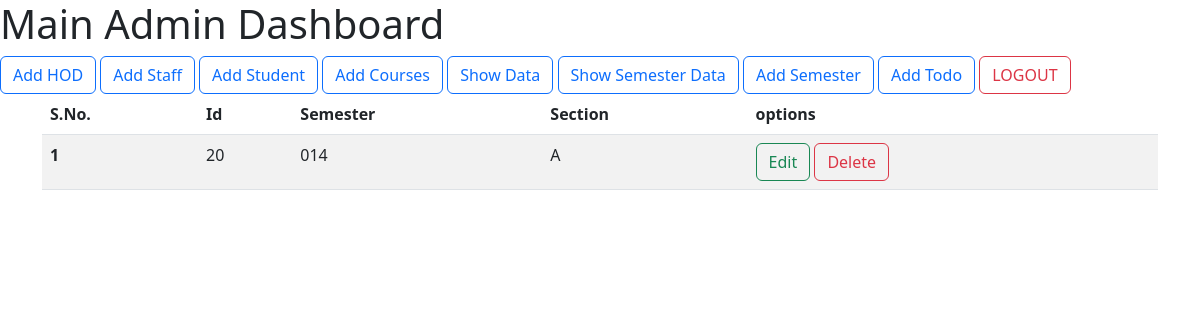
/show_semester_data/ (signed in), run on the app's committed database.
### smsapp/models.py (models this page shows)
class Semesters(models.Model):
    id = models.AutoField(primary_key=True)
    semester = models.CharField(max_length=255)
    section = models.CharField(max_length=255)
    created_at = models.DateTimeField(auto_now_add=True)
    updated_at = models.DateTimeField(auto_now=True)
    objects = models.Manager()

### smsapp/AdminViews.py (the view)
# urls.py: path('show_semester_data/', AdminViews.show_semester_data, name="show_semester_data"),
def show_semester_data(request):
    show_sem_data = Semesters.objects.all()
    context = {"show_sem_data":show_sem_data}
    return render(request, "admintemp/show_semester_data.html", context)

### smsapp/LoginCheckMiddleWare.py (called while the page is built, shortened)
    def process_view(self, request, view_func, view_args, view_kwargs):
        modulename = view_func.__module__
        user = request.user
        if user.is_authenticated:
            if user.user_type == "1":
                if modulename == "smsapp.AdminViews":
                    pass
                elif modulename == "smsapp.views" or modulename == "django.views.static":
                    pass
                else:
                    return redirect("adminmain_home")
            else:
                return redirect("login")
        else:
            if request.path == reverse("login") or request.path == reverse("doLogin"):
                pass
            else:
                return redirect("login")

### templates/admintemp/show_semester_data.html
{% extends 'admintemp/base.html' %}
{% block body %}
        <div class="container">
          <table class="table table-striped table-hover">
            <thead>
              <tr>
                <th scope="col">S.No.</th>
                <th scope="col">Id</th>
                <th scope="col">Semester</th>
                <th scope="col">Section</th>
                <th scope="col">options</th>
              </tr>
            </thead>
            <tbody>
              {% for sems in show_sem_data %}
              <tr>
                <th scope="row">{{ forloop.counter }}</th>
                <td>{{ sems.id }}</td>
                <td>{{ sems.semester }}</td>
                <td>{{ sems.section }}</td>
                <td>
                <a class="btn btn-outline-success" data-bs-toggle="modal"  href="" role="button">Edit</a>
                <a class="btn btn-outline-danger"  href="{% url 'delete'  sems.id %}" role="button">Delete</a>
                </td>
              </tr>
              {% endfor %}
{% endblock body %}

### data on the page
Semesters: id "20", semester "014", section "A"
